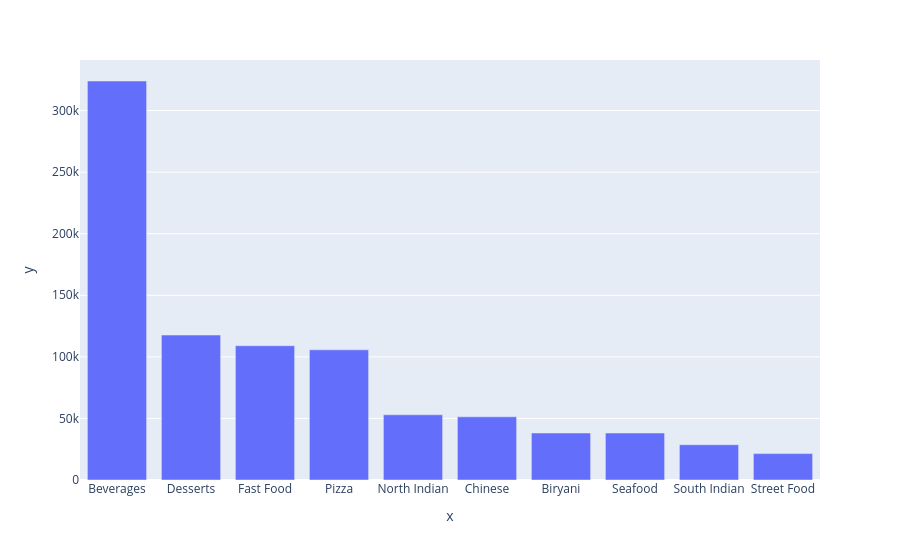

Write notebook code for a chart like this one.
### Code cell
px.bar(x=l.index[:10], y=l.values[:10])

### Figure 1 — Plotly figure (JSON) as saved in the notebook; plotly's stock layout.template omitted (floating-point values rounded to 4 significant figures)
{"data": [{"alignmentgroup": "True", "hovertemplate": "x=%{x}<br>y=%{y}<extra></extra>", "legendgroup": "", "marker": {"color": "#636efa", "pattern": {"shape": ""}}, "name": "", "offsetgroup": "", "orientation": "v", "showlegend": false, "textposition": "auto", "type": "bar", "x": ["Beverages", "Desserts", "Fast Food", "Pizza", "North Indian", "Chinese", "Biryani", "Seafood", "South Indian", "Street Food"], "xaxis": "x", "y": [324017, 117697, 109034, 105728, 52965, 51320, 38161, 38149, 28656, 21424], "yaxis": "y"}], "layout": {"barmode": "relative", "legend": {"tracegroupgap": 0}, "margin": {"t": 60}, "xaxis": {"anchor": "y", "domain": [0, 1], "title": {"text": "x"}}, "yaxis": {"anchor": "x", "domain": [0, 1], "title": {"text": "y"}}}}
